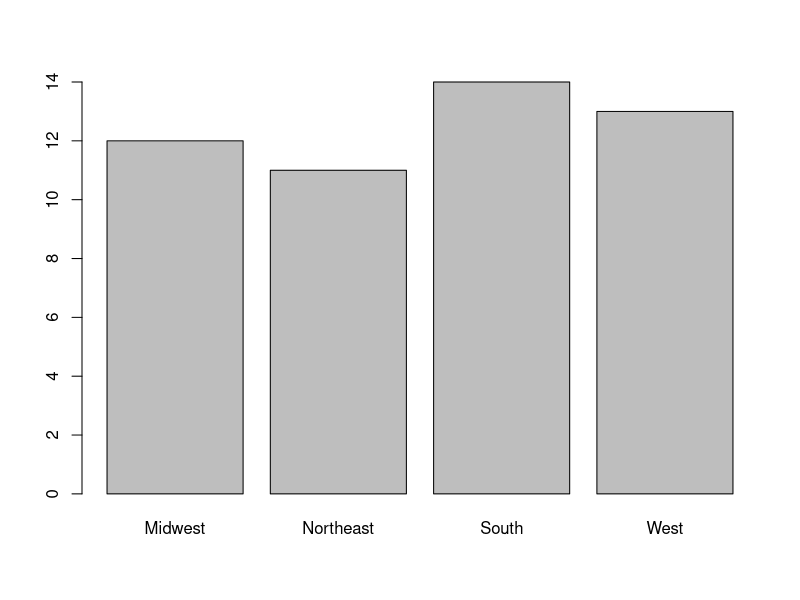
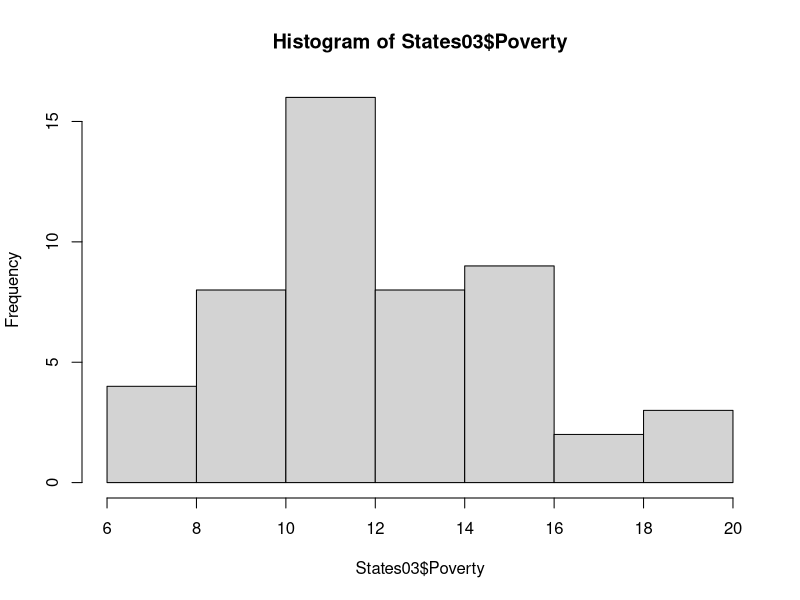
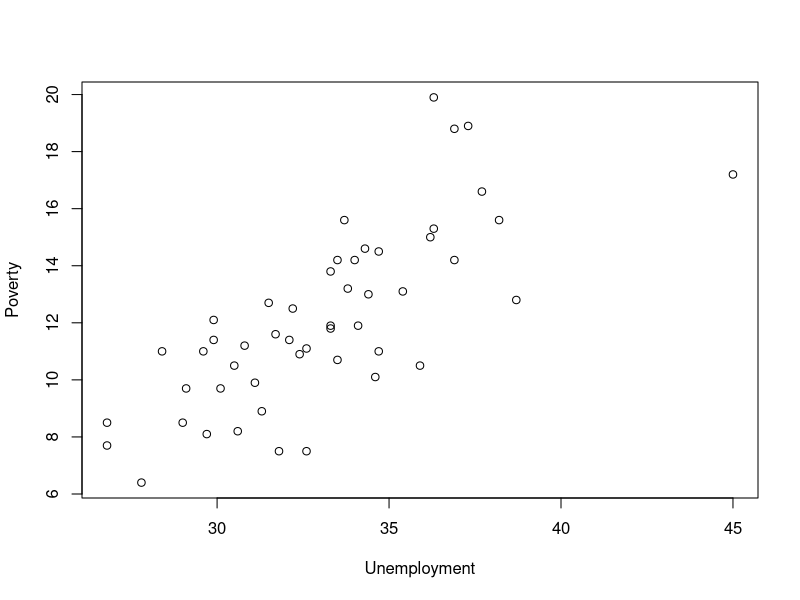
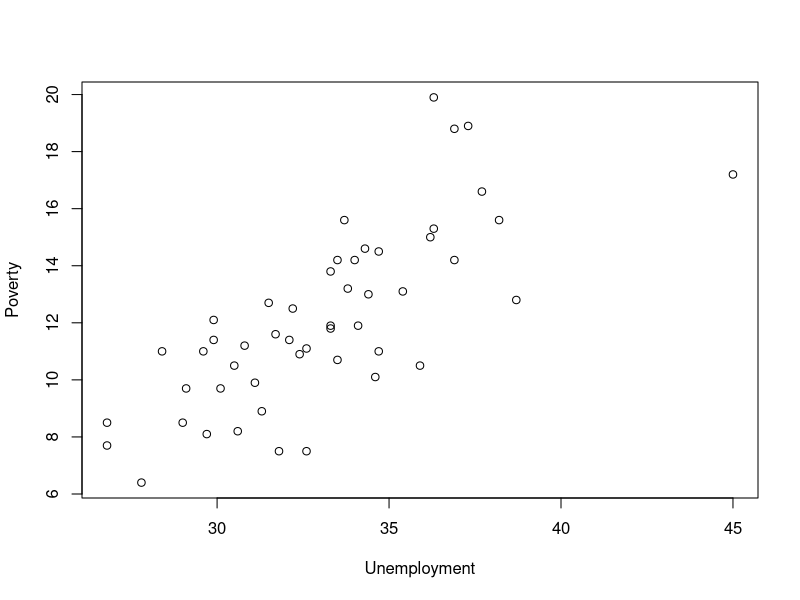
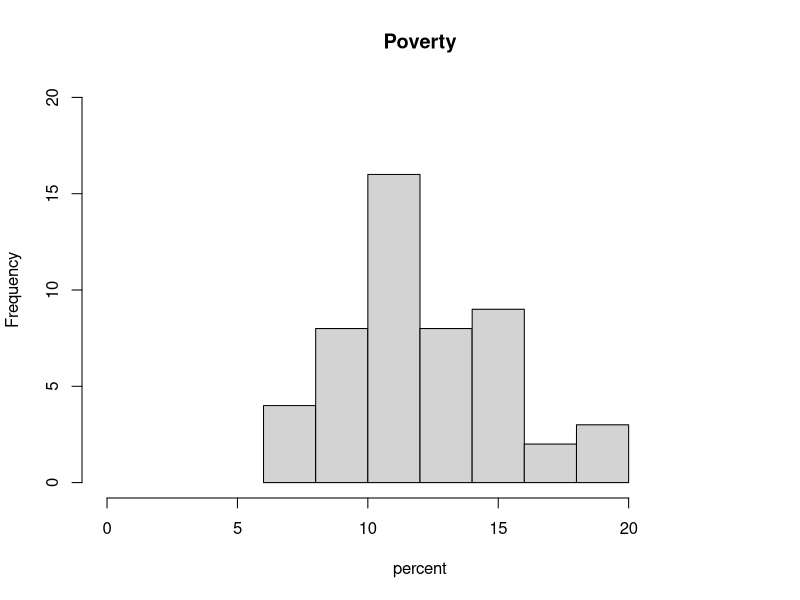
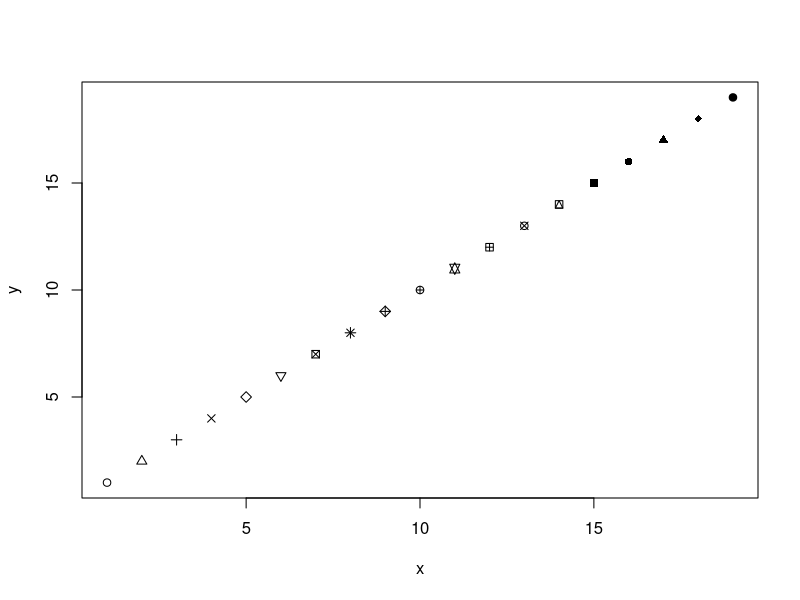
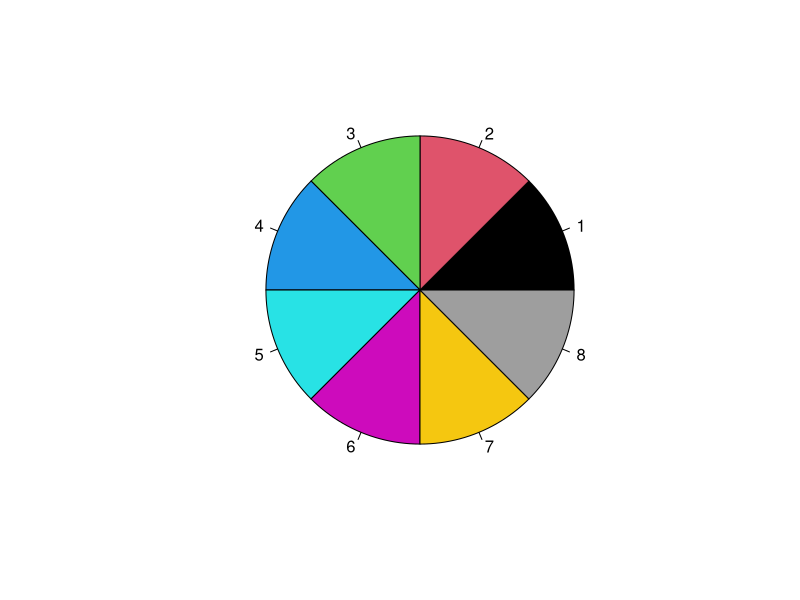
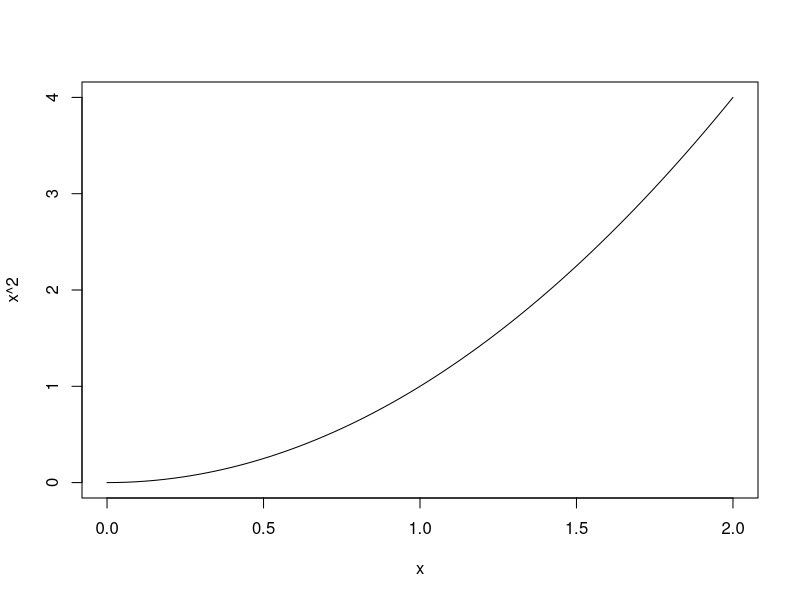

The R script that drew these images, in order:
#Math E-156 Script 0B-PlotTutorial.R
#This script accompanies the "Plots in R" Tutorial from the textbook's Web site
#It will save you the trouble of typing the individual commands

#High-Level Plot Functions
States03 <- read.csv("States03.csv")
barplot(table(States03$Region)) #close graphic or move the cursor to the next line
hist(States03$Poverty)

#To create a scatter plot, there are two approaches:
plot(States03$Unemp, States03$Poverty, xlab = "Unemployment", ylab = "Poverty")
#Move the cursor back into the script
plot(Poverty ~ Unemp, data = States03, xlab = "Unemployment", ylab = "Poverty")
hist(States03$Poverty, main = "Poverty", xlab = "percent",
xlim = c(0, 24), ylim = c(0, 20))
plot(1:19, 1:19, pch = 1:19, xlab = "x", ylab = "y")
pie(rep(1, 8), col = 1:8)

#Curves
curve(x^2, from = 0, to = 2)
curve(cos(x), from = 0, to = pi)
curve(cos(x), from = 0, to = pi, lty = 4, col = "red")

#Low-level functions
#First, create a high-level plot.
plot(Poverty ~ Unemp, data = States03, xlab = "Unemployment", ylab = "Poverty")
abline(v = mean(States03$Unemp), lty = 2) #vertical line at mean unemployment rate,
text(30, 18, "mean unemployment rate") #text at (30, 18)
title("Data from 2003")

#Another low-level example, but start with a high-level plot
plot(Poverty ~ ColGrad, data = States03, col = "blue", pch = 19, xlab = "College grad (%)",
ylab = "Poverty (%)")
points(Uninsured ~ ColGrad, data = States03, col = "red", pch = 19)
mtext("Percent uninsured", side = 4)
legend("bottomleft", legend = c("Y: Poverty","Y: Uninsured"), col = c("blue","red"),
pch = c(16, 16))

#Plotting symbols
range(States03$Poverty)
range(States03$ColGrad)
plot(Poverty ~ ColGrad, data = States03, pch=16, subset =Region=="West",xlim = c(15,40), ylim = c(5, 20))
points(Poverty ~ ColGrad, data = States03, pch=16, col = "red", subset = Region=="South")
points(Poverty ~ ColGrad, data = States03, pch=16, col = "green", subset = Region=="Northeast")
points(Poverty ~ ColGrad, data = States03,pch = 16, col = "blue", subset = Region=="Midwest")
legend("topright", legend=c("West", "South", "Northeast", "Midwest"),
pch = rep(16,4), col = c("black", "red", "green", "blue"))

#Overlaying a curve on a plot
curve(cos(x), from = 0, to = 2*pi)
curve(sin(x), add = TRUE, col = "blue", lty = 2)

#The par command
par(mfrow = c(2, 2)) #2x2 layout
curve(3*x^2)
curve(cos(x))
hist(States03$Population)
qqnorm(States03$Population)
qqline(States03$Population)
par(mfrow = c(1, 1)) #reset to default layout
